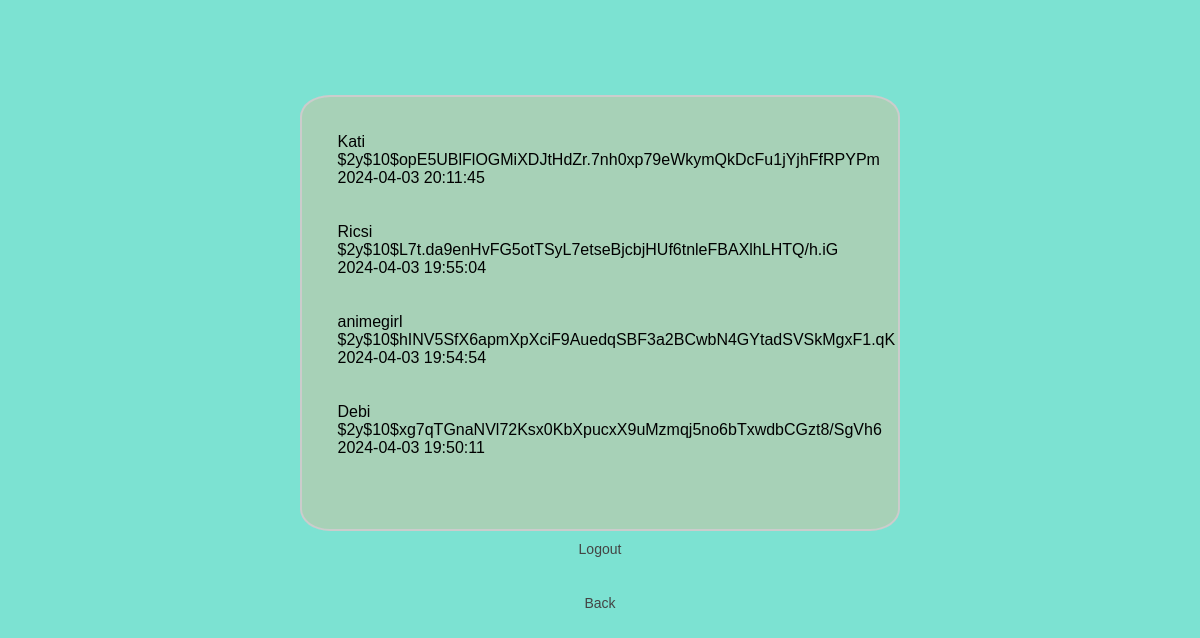
Screenshot of /failures.php with the database file from the repository.
### tables this page shows
CREATE TABLE `task2_login_failure` (
  `id_login_failure` int(11) NOT NULL,
  `username` varchar(140) NOT NULL,
  `password` varchar(140) NOT NULL,
  `date_time` timestamp NOT NULL DEFAULT current_timestamp()
);

### failures.php (the view, shortened to what this page needs)
<?php
require "db_conn.php";
?>
<!DOCTYPE html>
<html>
<head>
    <link rel="stylesheet" type="text/css" href="style.css">
</head>
<body>
<div class="box">
    <?php
    $sql3 = "SELECT username, password, date_time FROM task2_login_failure ORDER BY date_time DESC";
    $result3 = $conn->query($sql3);
    if ($result3->num_rows > 0) {
        while($row = $result3->fetch_assoc()) {
            echo $row["username"]. "<br>";
            echo $row["password"] . "<br>";
            echo $row["date_time"] ."<br><br><br>";
        }
    }else{
        header("Location:index.php?error=Something happened");
        exit();
    }
    ?>
</div>
<a class="ca link" href="logout.php">Logout</a><br>
<a class="ca link" href="index.php">Back</a>
</body>
</html>

### style.css (style rules this page uses)
body { background: rgb(124, 226, 210); display: flex; justify-content:center; align-items:center; height: 700px; flex-direction: column; }
* { font-family: sans-serif; box-sizing: border-box; }
a.ca { font-size: 14px; display:inline-block; padding:10px; text-decoration: none; color:#444; }
.box { width: 600px; border: 2px solid #ccc; border-radius: 5%; padding:3%; background:#cfc1a085; }
.link { text-align: left; }

### rows the page displays
task2_login_failure: username "Kati", password "$2y$10$opE5UBlFlOGMiXDJtHdZr.7nh0xp79eWkymQkDcFu1jYjhFfRPYPm", date_time "2024-04-03 20:11:45"
task2_login_failure: username "Ricsi", password "$2y$10$L7t.da9enHvFG5otTSyL7etseBjcbjHUf6tnleFBAXlhLHTQ/h.iG", date_time "2024-04-03 19:55:04"
task2_login_failure: username "animegirl", password "$2y$10$hINV5SfX6apmXpXciF9AuedqSBF3a2BCwbN4GYtadSVSkMgxF1.qK", date_time "2024-04-03 19:54:54"
task2_login_failure: username "Debi", password "$2y$10$xg7qTGnaNVl72Ksx0KbXpucxX9uMzmqj5no6bTxwdbCGzt8/SgVh6", date_time "2024-04-03 19:50:11"
